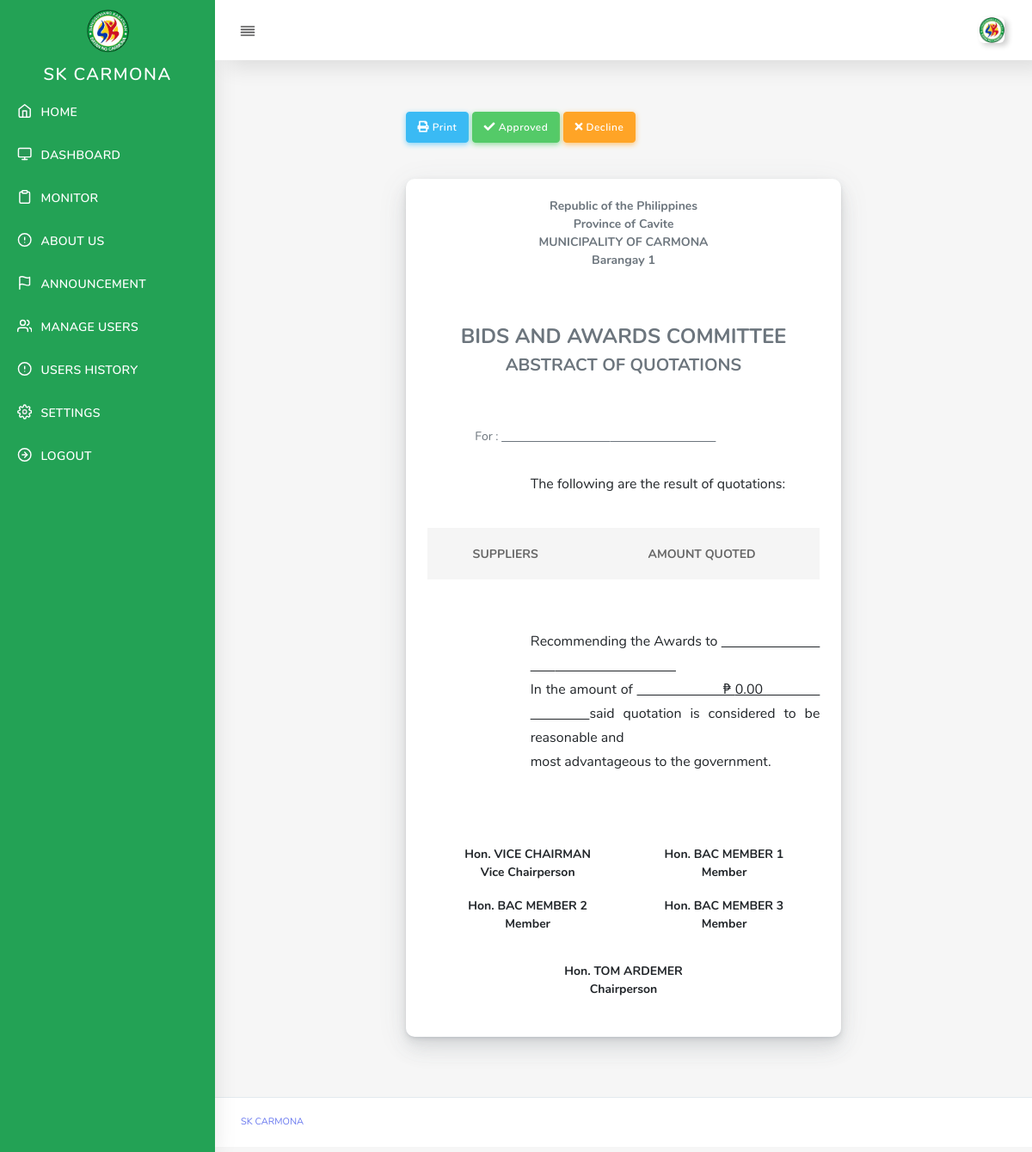
The page /admin/procurement-abstract-qoutation.php?brgy=1 (signed in) on the database its author committed.
### tables this page shows
CREATE TABLE `skaccount` (
  `brgyID` int(11) NOT NULL,
  `barangay_name` varchar(32) NOT NULL,
  `username` varchar(32) NOT NULL,
  `password` varchar(32) NOT NULL,
  `img_profile` text NOT NULL,
  `sk_chairman` varchar(100) NOT NULL,
  `vice_chairman` varchar(100) NOT NULL,
  `secretary` varchar(100) NOT NULL,
  `member1` varchar(100) NOT NULL,
  `member2` varchar(100) NOT NULL,
  `member3` varchar(100) NOT NULL,
  `procuring` varchar(100) NOT NULL,
  `brgy_captain` varchar(100) NOT NULL,
  `committee_approriations` varchar(100) NOT NULL,
  `sk_treasurer` varchar(100) NOT NULL,
  `ai_committee` varchar(100) NOT NULL,
  `budget_officer` varchar(50) NOT NULL,
  `city` varchar(100) NOT NULL,
  `province` varchar(100) NOT NULL,
  `contact` varchar(100) NOT NULL
);

### admin/procurement-abstract-qoutation.php (the view, shortened to what this page needs)
<?php include('header.php'); ?>
<?php include('nav.php'); ?>
<?php include('../controller/sk-procurement-reports.php'); ?>
	<div class="main-content">
	<div class="row justify-content-center">
	 <div class="col-7">
	 <?php
			$proid = base64_decode(urldecode($_GET['data']));
			$brgy1  = $_GET['brgy'];
		 ?>
	 <button class="btn btn-info btn-md" type="button" onclick="printDiv('printableArea')"/><i class="fas fa-print"></i> Print </button>
	 	<?php
					$brgy	 = $mysqli->query("SELECT * FROM skaccount where brgyID ='$brgy1'");
					$brgyres = $brgy->fetch_assoc();
					$pr	   = $mysqli->query("SELECT * FROM supplier where brgy_id='$brgy1' and pro_id='$proid' and purpose !=''");
					$prres = $pr->fetch_assoc();
					?>
					<?php if($prres['is_approved'] == 1){ echo " <center> <b> ABSTRACT OF QUOTATIONS APPROVED  </b></center>  " ; }
					else if($prres['is_approved'] == 2){ echo " <center> <b>ABSTRACT OF QUOTATIONS DECLINED </b></center> " ; }
					else{ ?>
						<button class="btn btn-success btn-md" type="button" data-toggle="modal" data-target="#approved"><i class="fas fa-check"></i> Approved </button>
						<button class="btn btn-warning btn-md" type="button" data-toggle="modal" data-target="#declined"> <i class="fas fa-times"></i> Decline </button>
					<?php } ?>
	 <br>
	 <br>
	 <br>
		<div id="printableArea">
		    <div class="card">
                  <div class="card-body">
					   <table class="table-1" >
						<tr>
							<td class="text-center"> <strong>  Republic of the Philippines <br> Province of Cavite <br>MUNICIPALITY OF CARMONA<br> <?php echo $brgyres['barangay_name'];?> </td>
						</tr>
                      </table>
					  <br> <br> <br>
					  <center><h4> BIDS AND AWARDS COMMITTEE</h4> </center>
					  <center><h5> ABSTRACT OF QUOTATIONS<h5> </center>
					   <br> <br>
					  <table class="table-1"  cellspacing="1" cellpadding="10">
						<tr>
							<td colspan="1"> </td>
							<td colspan="9">  For :
							<u>
						</u>
							</td>
						</tr>
                      </table>
					 <br>
						  <p align="justify" style="padding-left:120px; font-size:16px;">
								The following are the result of quotations:
						  </p>
						<br>
					    <table class="table" style="width: 100%;">
                        <thead>
                          <tr>
                            <th class="text-center">SUPPLIERS</th>
                            <th class="text-center">AMOUNT QUOTED</th>
                          </tr>
                        </thead>
                      </table>
					    <br><br>
						<?php
						$win	 = $mysqli->query("SELECT a.* , SUM(b.amount)amount FROM
													supplier a LEFT JOIN supplier_qoutation b on b.supplier_id=a.supplierID
													where a.pro_id='$proid'  and a.brgy_id ='$brgy1'
													group by a.supplierID ORDER BY amount ASC LIMIT 1
													");
						$winsupp = $win->fetch_assoc();
						?>
					    <p align="justify" style="padding-left:120px; font-size:16px;" >
						Recommending the Awards to
						<u>
						</u>
						<br> In the amount of
						<u>
						&nbsp;&nbsp;&nbsp;&nbsp;&nbsp;&nbsp;
						&nbsp;&nbsp;&nbsp;&nbsp;&nbsp;&nbsp;
						&nbsp;&nbsp;&nbsp;&nbsp;&nbsp;&nbsp;
						₱ <?php echo number_format($winsupp['amount'],2);?>
						</u>
						said quotation is considered to be reasonable and
						<br>
						most advantageous to the government.
						</p>
						<br><br>
					  <table class="table" >
						<tr>
							<td colspan="6" class="text-center"> <strong> Hon. <?php echo strtoupper($brgyres['vice_chairman']);?> <br> Vice Chairperson  </td>
							<td colspan="6"  class="text-center"> <strong>Hon. <?php echo strtoupper($brgyres['member1']);?><br> Member</td>
						</tr>
						<tr>
							<td colspan="6" class="text-center"> <strong> Hon. <?php echo strtoupper($brgyres['member2']);?><br> Member  </td>
							<td colspan="6"  class="text-center"> <strong>Hon. <?php echo strtoupper($brgyres['member3']);?><br> Member</td>
						</tr>
                      </table>
					   <table class="table" >
						<tr>
							<td colspan="6" class="text-center"> <strong>  Hon. <?php echo strtoupper($brgyres['sk_chairman']);?> <br> Chairperson   </td>
						</tr>
                      </table>
                  </div>
                </div>
                </div>
           </div>
           </div>
	</div>
<?php require('footer.php'); ?>

### admin/procurement-abstract-qoutation.php (style rules this page uses)
.table-1 { width: 100%; table-layout: fixed; }

### rows shown on the page
skaccount: barangay_name "Barangay 1", vice_chairman "VICE CHAIRMAN", member1 "BAC MEMBER 1", member2 "BAC MEMBER 2", member3 "BAC MEMBER 3", sk_chairman "TOM ARDEMER"

### other values the page prints
$winsupp['amount'] "0.00"
